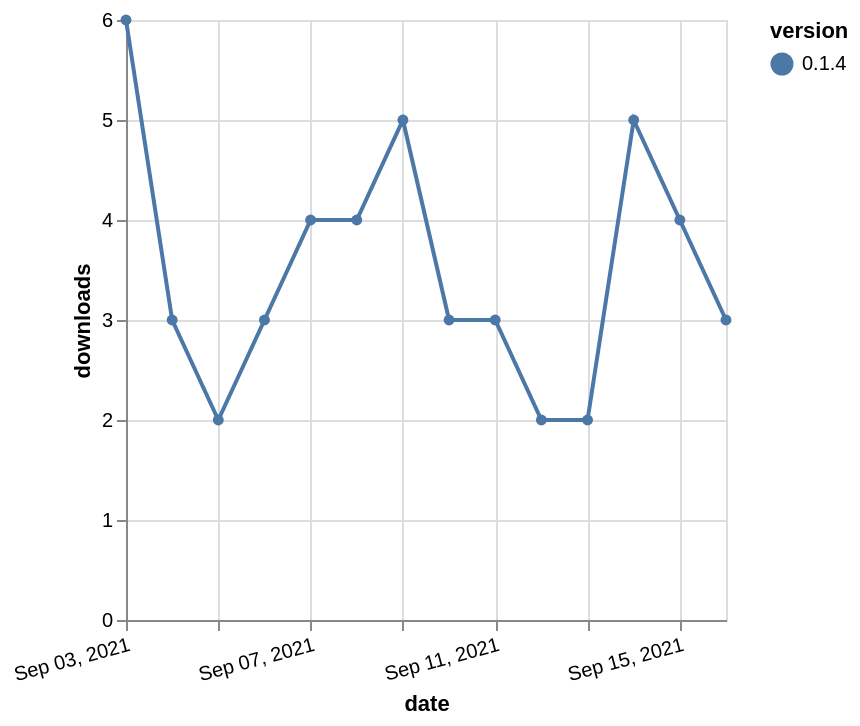

Here is the Vega-Lite specification saved for this chart:
### Vega-Lite specification from a JSON file in a GitHub repository (floating-point values rounded to 4 significant figures)
{"$schema": "https://vega.github.io/schema/vega-lite/v5.json", "description": "A simple bar chart with embedded data.", "data": {"values": [{"date": "2021-09-03", "total": 8057, "delta": 6, "version": "0.1.4"}, {"date": "2021-09-04", "total": 8060, "delta": 3, "version": "0.1.4"}, {"date": "2021-09-05", "total": 8062, "delta": 2, "version": "0.1.4"}, {"date": "2021-09-06", "total": 8065, "delta": 3, "version": "0.1.4"}, {"date": "2021-09-07", "total": 8069, "delta": 4, "version": "0.1.4"}, {"date": "2021-09-08", "total": 8073, "delta": 4, "version": "0.1.4"}, {"date": "2021-09-09", "total": 8078, "delta": 5, "version": "0.1.4"}, {"date": "2021-09-10", "total": 8081, "delta": 3, "version": "0.1.4"}, {"date": "2021-09-11", "total": 8084, "delta": 3, "version": "0.1.4"}, {"date": "2021-09-12", "total": 8086, "delta": 2, "version": "0.1.4"}, {"date": "2021-09-13", "total": 8088, "delta": 2, "version": "0.1.4"}, {"date": "2021-09-14", "total": 8093, "delta": 5, "version": "0.1.4"}, {"date": "2021-09-15", "total": 8097, "delta": 4, "version": "0.1.4"}, {"date": "2021-09-16", "total": 8100, "delta": 3, "version": "0.1.4"}]}, "width": "container", "mark": {"type": "line", "point": {"filled": true}}, "encoding": {"x": {"field": "date", "type": "temporal", "timeUnit": "yearmonthdate", "title": "date", "axis": {"labelAngle": -15}}, "y": {"field": "delta", "type": "quantitative", "title": "downloads"}, "color": {"field": "version", "type": "nominal"}, "tooltip": {"field": "delta"}}}
